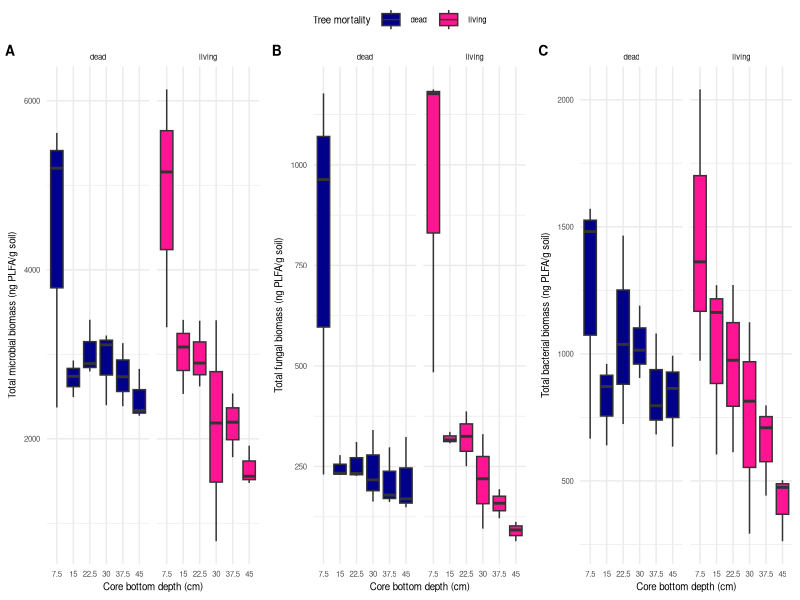
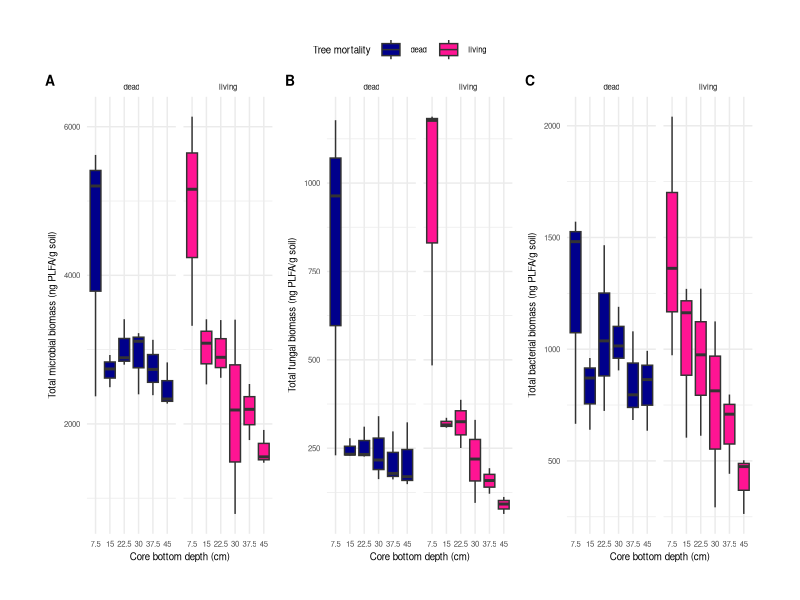
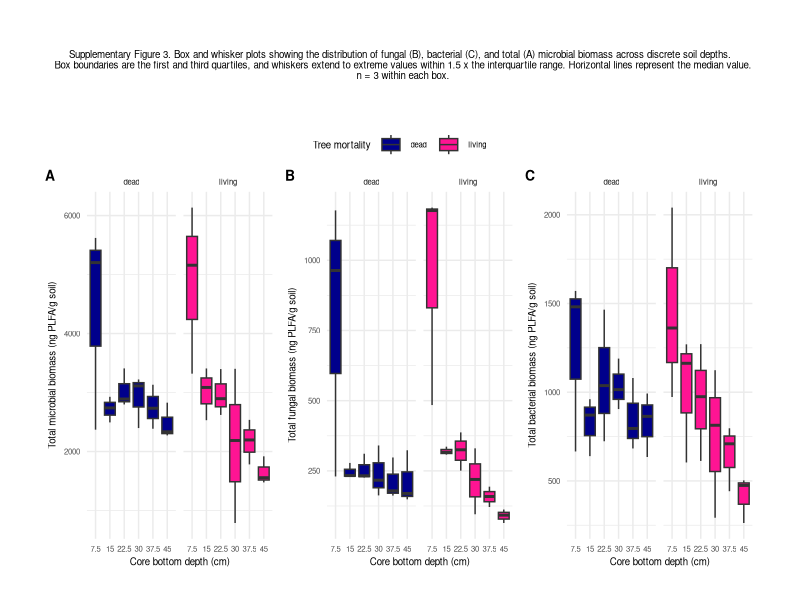
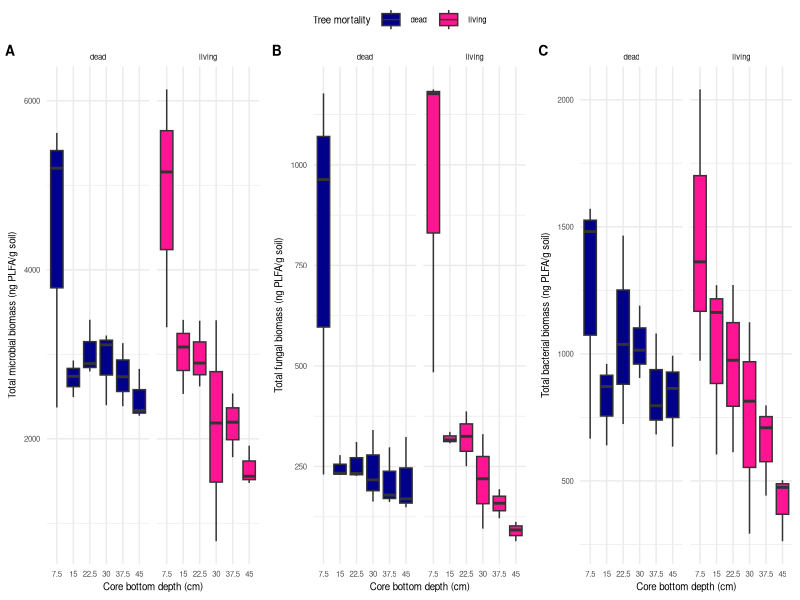
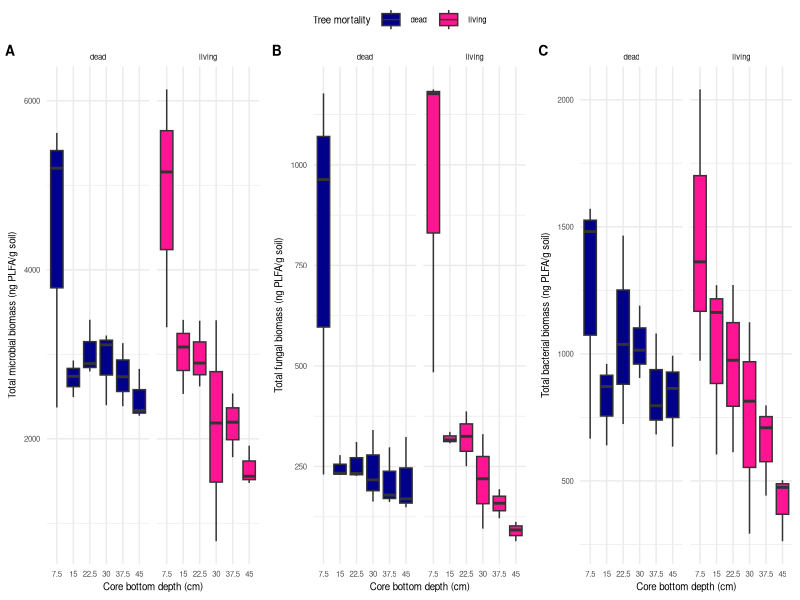
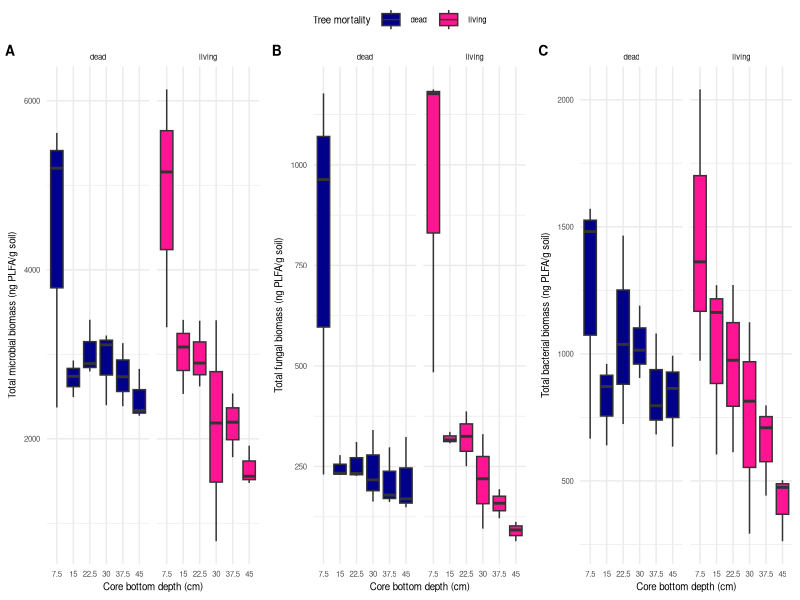
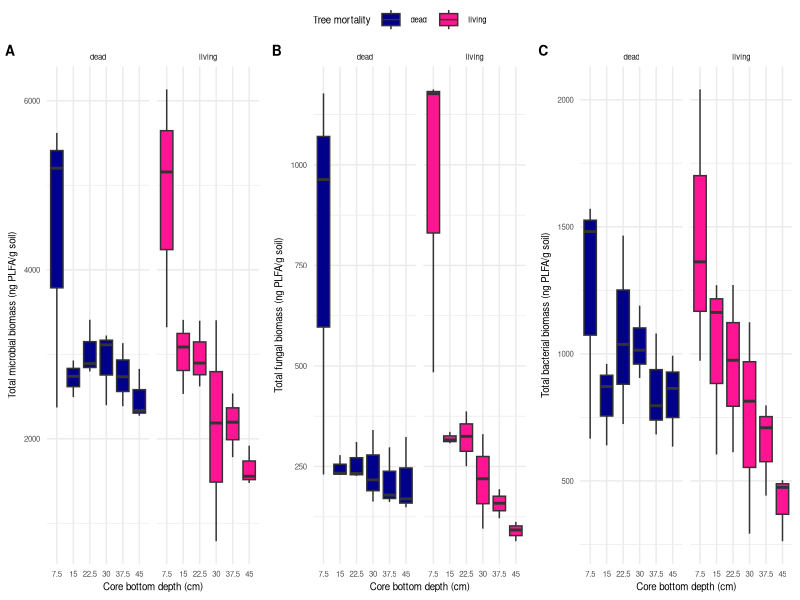
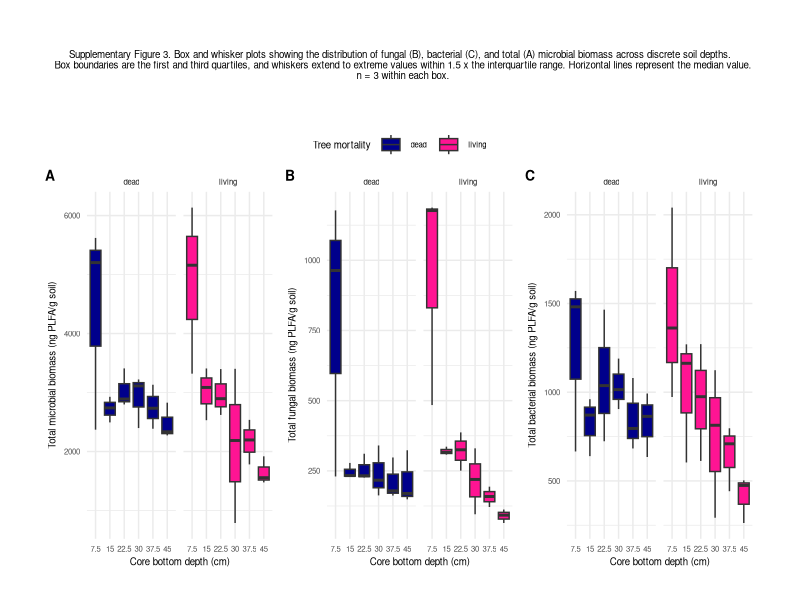

Generate these figures, in order, with R:
## ---- chunk 1
knitr::opts_chunk$set(echo = TRUE)
## ---- chunk 2
library(tidyverse)
library(ggpubr)
library(cowplot)
## ---- chunk 3
# load in the metadata with PLFA data for all 36 samples
metadata36 <- read.csv("../../TidyData/Metadata/Results/per_sample_metadata_mip.csv")
## ---- chunk 4
discrete.depth = mutate(metadata36, core_bottom_depth_cm = as.character(core_bottom_depth_cm)) # make a dataframe in which depth is a discrete variable
discrete.depth$core_bottom_depth_cm <- factor(discrete.depth$core_bottom_depth_cm, levels=c("7.5", "15", "22.5", "30", "37.5", "45")) # put the levels of depth in order
## ---- chunk 5
fontSizeControl = theme(text = element_text(size = 7))
## ---- chunk 6
mic = ggplot(discrete.depth, aes(x = core_bottom_depth_cm, y = PLFA_Total_Living_Microbial_Biomass_ng_g, fill = Tree_Health)) +
  geom_boxplot() +
  facet_wrap(~Tree_Health) + # Group the boxes by treatment B
  labs(x = "Core bottom depth (cm)", y = "Total microbial biomass (ng PLFA/g soil)") +
  theme_minimal()  + scale_fill_manual(name = "Tree mortality", values = c("darkblue", "deeppink")) + # colorblind-friendly colors 
  fontSizeControl
## ---- chunk 7
discrete.depth = mutate(metadata36, core_bottom_depth_cm = as.character(core_bottom_depth_cm))
discrete.depth$core_bottom_depth_cm <- factor(discrete.depth$core_bottom_depth_cm, levels=c("7.5", "15", "22.5", "30", "37.5", "45"))
fun = ggplot(discrete.depth, aes(x = core_bottom_depth_cm, y = PLFA_Total_Fungi_ng_g, fill = Tree_Health)) +
  geom_boxplot() +
  facet_wrap(~Tree_Health) + # Group the boxes by treatment B
  labs(x = "Core bottom depth (cm)", y = "Total fungal biomass (ng PLFA/g soil)") +
  theme_minimal()  + scale_fill_manual(name = "Tree mortality", values = c("darkblue", "deeppink"))+ # colorblind-friendly colors
  fontSizeControl
## ---- chunk 8
discrete.depth = mutate(metadata36, core_bottom_depth_cm = as.character(core_bottom_depth_cm))
discrete.depth$core_bottom_depth_cm <- factor(discrete.depth$core_bottom_depth_cm, levels=c("7.5", "15", "22.5", "30", "37.5", "45"))
bac = ggplot(discrete.depth, aes(x = core_bottom_depth_cm, y = PLFA_Total_Bacteria_ng_g, fill = Tree_Health)) +
  geom_boxplot() +
  facet_wrap(~Tree_Health) + # Group the boxes by treatment B
  labs(x = "Core bottom depth (cm)", y = "Total bacterial biomass (ng PLFA/g soil)") +
  theme_minimal() + scale_fill_manual(name = "Tree mortality", values = c("darkblue", "deeppink"))+ # colorblind-friendly colors
  fontSizeControl
## ---- chunk 9
supFig3 = ggpubr::ggarrange(
  mic, fun, bac, # list of boxplots to be panels
  labels = c("A", "B", "C"), # labels for each panel
  font.label = list(size = 10, color = "black", face = "bold", family = NULL),
  widths = c(5,5),
  common.legend = TRUE, # common legend for all panels
  legend = "top", # legend displayed above all panels
  align = "hv", # align panels horizontally and vertically
  nrow = 1 # all panels arranged in a single row
)
supFig3
## ---- chunk 10
  ggsave(plot = supFig3, filename = ("Results/sup_fig_3_biomass.pdf"), device = "pdf", height = 4.8, width = 11, units = "in")
  ggsave(plot = supFig3, filename = ("../../Reports/Supplementary Material/Figures/sup_fig_3_biomass.pdf"), device = "pdf", height = 4.8, width = 11, units = "in")
## ---- chunk 11
# set size and resolution parameters

# requirements: 1000 pp1 (pixels per inch), 140 mm wide
# 1 inch = 0.0393701 mm, 1 mm = 25.4 inches

ppi = 1000

w_mm = 190
hw_ratio = 4/11 # arbitrary

h_mm = w_mm*hw_ratio
w_i = w_mm/25.4
h_i = h_mm/25.4
## ---- chunk 12
# create the jpg figure file in this results folder and in the reports folder

jpeg("Results/Supplementary Material/Figures/SupFig3.jpg", width = w_i * ppi, height = h_i * ppi, res = ppi)
jpeg("../../Reports/Supplementary Material/Figures/SupFig3.jpg", width = w_i * ppi, height = h_i * ppi, res = ppi)


supFig3
dev.off()
## ---- chunk 13
# create the png figure file in this results folder and in the reports folder

png("Results/Supplementary Material/Figures/SupFig3.png", width = w_i * ppi, height = h_i * ppi, res = ppi)
png("../../Reports/Supplementary Material/Figures/SupFig3.png", width = w_i * ppi, height = h_i * ppi, res = ppi)


supFig3
dev.off()
## ---- chunk 14
supfig3_margins = ggdraw() + draw_plot(supFig3, 
                                       x = 0.05, # position figure to the right
                                       y = 0.05, # positition figure near the bottom
                                       width = 0.9,
                                       height = 0.9)
supfig3_margins
## ---- chunk 15
caption = ggdraw() +
  draw_label("Supplementary Figure 3. Box and whisker plots showing the distribution of fungal (B), bacterial (C), and total (A) microbial biomass across discrete soil depths.
  Box boundaries are the first and third quartiles, and whiskers extend to extreme values within 1.5 x the interquartile range. Horizontal lines represent the median value.
  n = 3 within each box.", size = 7, hjust = 0.5, vjust = 1)

supfig3_caption = plot_grid(caption, supfig3_margins,
                            ncol = 1,
                            rel_heights = c(0.2, 1))

supfig3_caption
## ---- chunk 16
  ggsave(plot = supfig3_caption, filename = ("Results/sup_fig_3_biomass_formatted.pdf"), device = "pdf", height = 4.8, width = 11, units = "in")
  ggsave(plot = supfig3_caption, filename = ("../../Reports/Supplementary Material/Figures/sup_fig_3_biomass_formatted.pdf"), device = "pdf", height = 4.8, width = 11, units = "in")
